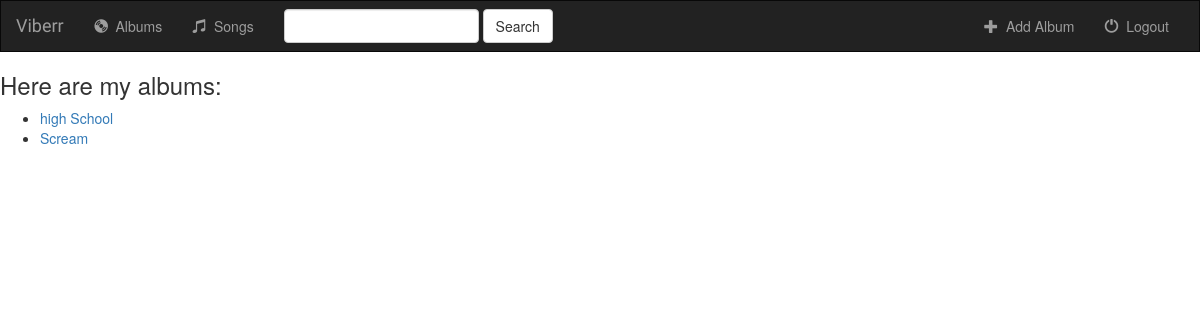
Page /music/ on the earlier database version.
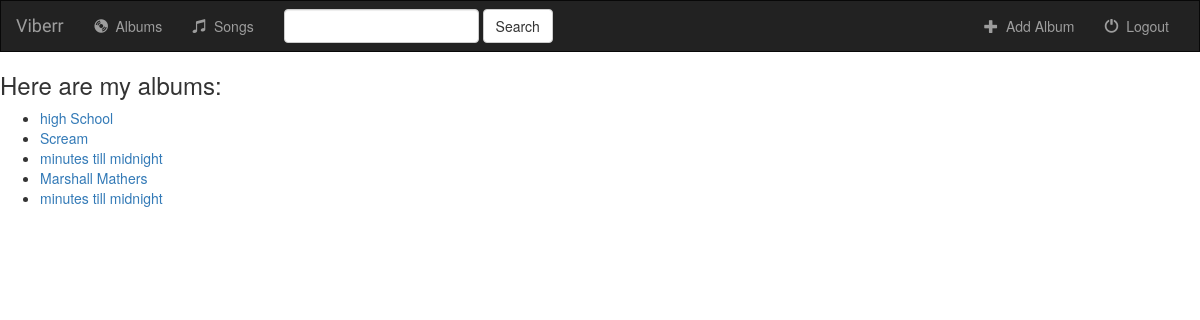
Same page on the later database version.
### music/models.py (models this page shows, shortened)
class Album(models.Model):
    artist = models.CharField(max_length=250)
    album_title = models.CharField(max_length=500)
    genre = models.CharField(max_length=100)
    album_logo = models.CharField(max_length=1000)

### music/views.py (the view)
class IndexView(generic.ListView):
    template_name = 'music/index.html'
    def get_queryset(self):
        return Album.objects.all()

### music/templates/music/index.html
{% extends 'music/base.html' %}
{% block body %}
 <h3>Here are my albums: </h3>
        <ul>
            {% for album in object_list %}
                <li>
                    <a href="{% url 'music:detail' album.id %} ">{{ album.album_title }}</a>
                </li>
            {% endfor %}
        </ul>
{% endblock %}

### music/templates/music/base.html (shortened to what this page needs)
<!DOCTYPE html>
<html lang="en">
<head>
    {% load staticfiles %}
    <link rel="stylesheet" href="https://maxcdn.bootstrapcdn.com/bootstrap/3.3.6/css/bootstrap.min.css">
    <link rel="stylesheet" type="text/css" href="{% static 'music/style.css' %}"/>
</head>
<body>
<nav class="navbar navbar-inverse">
    <div class="container-fluid">
        <div class="navbar-header">
            <a class="navbar-brand" href="{% url 'music:index' %}">Viberr</a>
        </div>
        <div class="collapse navbar-collapse" id="topNavBar">
            <ul class="nav navbar-nav">
                <li class="{% block albums_active %}{% endblock %}"><a href="{% url 'music:index' %}"><span class="glyphicon glyphicon-cd" aria-hidden="true"></span>&nbsp; Albums</a></li>
                <li class="{% block songs_active %}{% endblock %}"><a href="{% url 'music:index'  %}"><span class="glyphicon glyphicon-music" aria-hidden="true"></span>&nbsp; Songs</a></li>
            </ul>
            <form class="navbar-form navbar-left" role="search" method="get" action="{% url 'music:index' %}">
                <div class="form-group">
                    <input type="text" class="form-control" name="q" value="{{ request.GET.q }}">
                </div>
                <button type="submit" class="btn btn-default">Search</button>
            </form>
            <ul class="nav navbar-nav navbar-right">
                <li>
                    <a href="{% url 'music:album-add' %}">
                        <span class="glyphicon glyphicon-plus" aria-hidden="true"></span>&nbsp; Add Album
                    </a>
                </li>
                <li>
                    <a href="">
                        <span class="glyphicon glyphicon-off" aria-hidden="true"></span>&nbsp; Logout
                    </a>
                </li>
            </ul>
        </div>
    </div>
</nav>
{% block body %}
{% endblock %}
</body>
</html>

### music/static/music/style.css (style rules this page uses)
body { background: white url("images/background.png"); }
.navbar { border-radius: 0; }
.navbar-brand { font-family: 'Satisfy', cursive; }

Differences in the rows shown:
added Album: album_title "minutes till midnight"
added Album: album_title "Marshall Mathers"
added Album: album_title "minutes till midnight"
